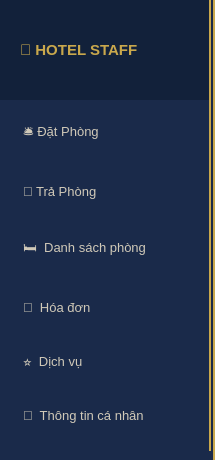
      <widget class="QWidget" name="SideBar" native="true">
       <property name="minimumSize">
        <size>
         <width>215</width>
         <height>0</height>
        </size>
       </property>
       <property name="maximumSize">
        <size>
         <width>215</width>
         <height>16777215</height>
        </size>
       </property>
       <property name="styleSheet">
        <string notr="true">QWidget {
    background-color: #1A2A4A;
  border-right: 2px solid #C9A84C;
}

QPushButton {
    background-color: transparent;
  color: #D0C9B8;
  font-size: 13px;
  text-align: left;
  padding: 11px 20px;
  border: none;
  border-left: 3px solid transparent;
}
QPushButton:hover {
    background-color: #223259;
  color: #FFFFFF;
  border-left: 3px solid #C9A84C;
}
QPushButton:checked, QPushButton:pressed {
  background-color: #223259;
  color: #FFFFFF;
  border-left: 3px solid #C9A84C;
  font-weight: bold;
}
</string>
       </property>
       <widget class="QWidget" name="verticalLayoutWidget">
        <property name="geometry">
         <rect>
          <x>0</x>
          <y>0</y>
          <width>211</width>
          <height>101</height>
         </rect>
        </property>
        <layout class="QVBoxLayout" name="verticalLayout">
         <item>
          <widget class="QLabel" name="label">
           <property name="font">
            <font>
             <pointsize>-1</pointsize>
             <weight>75</weight>
             <bold>true</bold>
            </font>
           </property>
           <property name="styleSheet">
            <string notr="true">background-color: #12213A;
  color: #C9A84C;
  font-size: 15px;
  font-weight: bold;
  padding: 14px 16px;
  border-bottom: 1px solid #C9A84C;</string>
           </property>
           <property name="text">
            <string>🏨 HOTEL STAFF</string>
           </property>
          </widget>
         </item>
        </layout>
       </widget>
       <widget class="QWidget" name="verticalLayoutWidget_2">
        <property name="geometry">
         <rect>
          <x>0</x>
          <y>100</y>
          <width>211</width>
          <height>351</height>
         </rect>
        </property>
        <layout class="QVBoxLayout" name="verticalLayout_2">
         <item>
          <widget class="QPushButton" name="BtnCheckIn">
           <property name="text">
            <string>🛎 Đặt Phòng</string>
           </property>
           <property name="checkable">
            <bool>true</bool>
           </property>
          </widget>
         </item>
         <item>
          <widget class="QPushButton" name="btnCheckOut">
           <property name="text">
            <string>🚪 Trả Phòng</string>
           </property>
           <property name="checkable">
            <bool>true</bool>
           </property>
          </widget>
         </item>
         <item>
          <widget class="QPushButton" name="BtnList">
           <property name="text">
            <string>🛏  Danh sách phòng</string>
           </property>
           <property name="checkable">
            <bool>true</bool>
           </property>
          </widget>
         </item>
         <item>
          <widget class="QPushButton" name="BtnInvoice">
           <property name="text">
            <string>🧾  Hóa đơn</string>
           </property>
          </widget>
         </item>
         <item>
          <widget class="QPushButton" name="BtnService">
           <property name="text">
            <string>⭐  Dịch vụ</string>
           </property>
           <property name="checkable">
            <bool>true</bool>
           </property>
          </widget>
         </item>
         <item>
          <widget class="QPushButton" name="BtnAcccount">
           <property name="text">
            <string>👤  Thông tin cá nhân</string>
           </property>
           <property name="checkable">
            <bool>true</bool>
           </property>
          </widget>
         </item>
        </layout>
       </widget>
      </widget>
